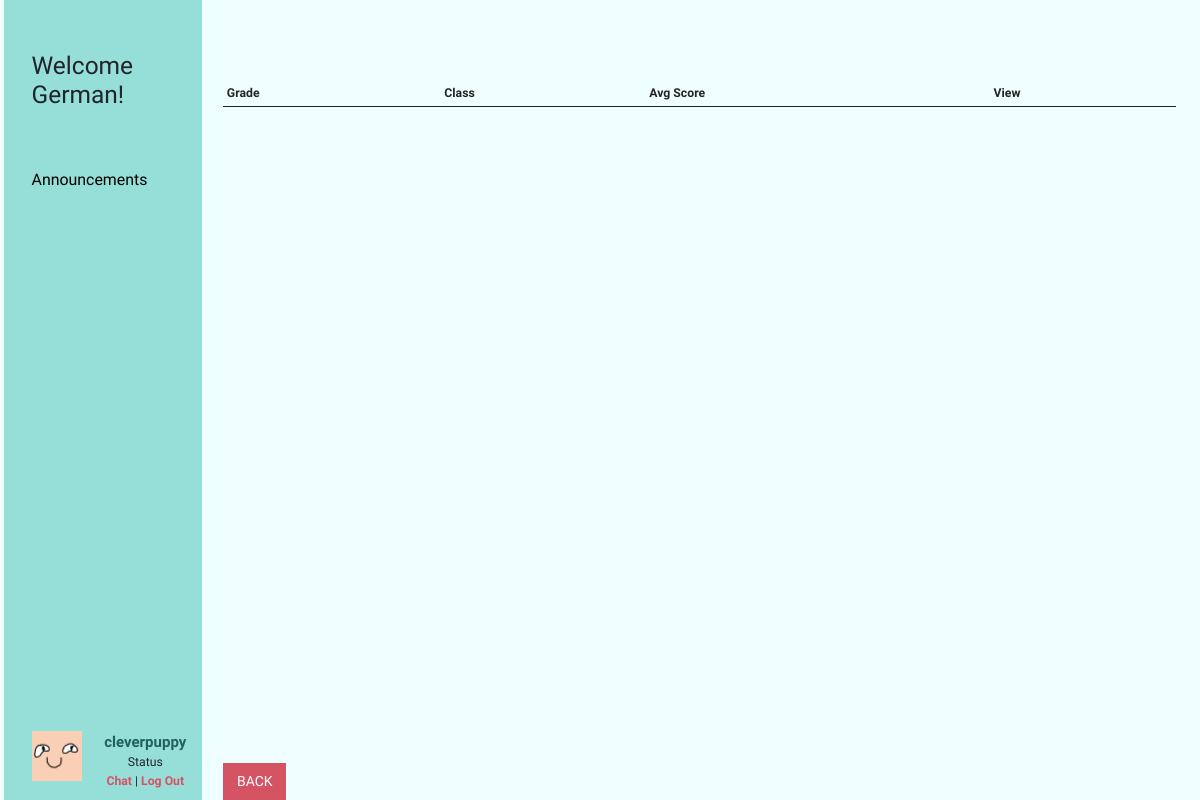
Page /platform/classesProgress.php (signed in) on the earlier database version.
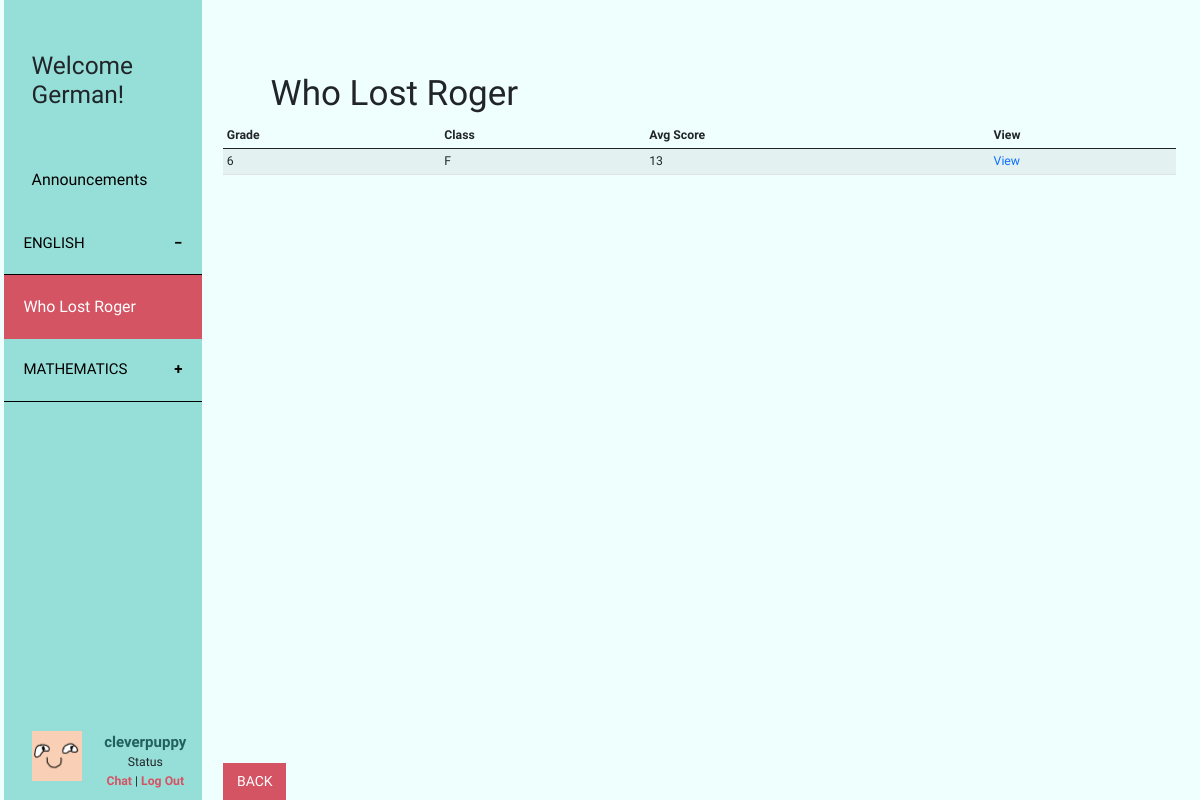
Same page on the later database version.
### tables this page shows
CREATE TABLE `game` (
  `id` int(10) UNSIGNED NOT NULL,
  `name` varchar(50) NOT NULL,
  `subject` varchar(50) NOT NULL,
  `description` longtext NOT NULL,
  `genre` text NOT NULL,
  `grade` int(11) NOT NULL,
  `status` int(11) NOT NULL
);

### platform/includes/checkLoginStatusForBoth.php (called while the page is built, shortened)
<?php
if (isset($_SESSION['student'])) {
    $user = $_SESSION['student'];
}elseif(isset($_SESSION['teacher'])){
    $user = $_SESSION['teacher'];
    $status = "teacher";
} else {
    header('Location: index.php');
}
?>

### platform/includes/dbGame.php (called while the page is built, shortened)
<?php
require_once 'dbFunction.php';
function getAllGame($orderBy = "") {
    $orderBy = strlen($orderBy) > 0 ? "ORDER BY {$orderBy}" : "";
    return getGameBySql("SELECT * FROM {$GLOBALS['table_game']} WHERE status = 0 {$orderBy}");
}
function getByIdGame($id = 0) {
    $result_array = getGameBySql("SELECT * FROM {$GLOBALS['table_game']} WHERE {$GLOBALS['pk_game']}= {$id} AND status = 0 LIMIT 1 ");
    return !empty($result_array) ? array_shift($result_array) : false;
}
function getGameBySql($sql = "") {
    $resultSet = query($sql);
    $resultArray = array();
    while ($row = fetch_array($resultSet)) {
        $resultArray[] = $row;
    }
    return $resultArray;
}
?>

### platform/includes/dbFunction.php (called while the page is built, shortened)
<?php
function query($sql) {
    global $connection;
    $result = mysqli_query($connection, $sql);
    return $result;
}
function fetch_array($result_set) {
    return mysqli_fetch_array($result_set);
}
?>

### platform/includes/dbWhoLostRoger.php (called while the page is built, shortened)
<?php
function getRogerBySql($sql = "") {
    $resultSet = query($sql);
    $resultArray = array();
    while ($row = fetch_array($resultSet)) {
        $resultArray[] = $row;
    }
    return $resultArray;
}
function getProgressByClass($school = "") {
    $whereBySchool = strlen($school) > 0 ? " AND s.school = {$school}" : "";
    $result_array = getRogerBySql("SELECT AVG(score) as 'averageScore', grade, class FROM {$GLOBALS['table_whoLostRoger']} as sp , {$GLOBALS['table_student']} as s  WHERE sp.studentid = s.id {$whereBySchool}  AND s.status = 0 group by s.grade, s.class ");
    return $result_array;
}

### platform/classesProgress.php (the view, shortened to what the changed rows need)
<?php
include_once 'includes/checkLoginStatusForBoth.php';
include_once 'includes/dbGame.php';
$gameId = isset($_GET['gameId']) ? $_GET['gameId'] : "1";
$gameInfo = getByIdGame($gameId);
if($gameInfo == ""){
    $gameInfo = getByIdGame(1);
    $gameId = 1;
}
$gameName = $gameInfo['name'];
$classRecords = [];
if($gameId == 1){
    include_once 'includes/dbWhoLostRoger.php';
    $classRecords = getProgressByClass($user['school']);
}
?>
<!doctype html>
<html lang="en">
<head>
    <?php
    include 'css.php';
    ?>
</head>
<body>
<div class="container-fluid">
    <div class="row">
        <?php
        include_once("sideBar.php");
        ?>
        <div role="main" class="main col-md-9 ml-sm-auto col-lg-10 px-4">
            <div class="row" id="gameName">
                <h1><?=$gameName?></h1>
            </div>
            <div class="table-responsive">
                <table class="table table-striped table-sm">
                    <thead>
                    <tr>
                        <th>Grade</th>
                        <th>Class</th>
                        <th>Avg Score</th>
                        <th>View</th>
                    </tr>
                    </thead>
                    <tbody id="tableBodyStudentProgressByClass">
                    <?php
                    foreach ($classRecords as $class => $record){
                        echo "<tr>";
                        echo "<td>";
                        echo $record['grade'];
                        echo "</td>";
                        echo "<td>";
                        echo $record['class'];
                        echo "</td>";
                        echo "<td>";
                        echo round($record['averageScore'], 2, PHP_ROUND_HALF_UP);
                        echo "</td>";
                        echo "<td><a href= 'studentsProgress.php?grade={$record['grade']}&class={$record['class']}&gameId={$gameId}'>";
                        echo "View</a></td>";
                        echo "</tr>";
                    }
                    ?>
                    </tbody>
                </table>
            </div>
        </div>
    </div>
</div>
</body>
</html>

### platform/sideBar.php (shortened to what the changed rows need)
<?php
include_once "includes/dbGame.php";
$games = getAllGame('subject');
?>
<nav class="col-md-2 d-none d-md-block" style="background-color: #96DFD8; padding: 0px">
    <div class="sidebar-sticky">
        <ul>
            <h2>Welcome <?= $user['firstname']; ?>!</h2>
        </ul>
        <a href="announcements.php" id="sidebar-button"><ul class="sidebar-button-ul">Announcements</ul></a>
        <?php
        $subject = "";
        foreach($games as $row => $rowDetails ){
            if($rowDetails['subject'] != $subject){
                if(isset($gameId) && $gameId == $rowDetails['id']){
                    echo "<button id='game" .$rowDetails['id']. "' class='collapsible active'>{$rowDetails['subject']}</button>";
                }else{
                    echo "<button class='collapsible'>{$rowDetails['subject']}</button>";
                }
            }
            if(isset($gameId) && $gameId == $rowDetails['id']){
                echo '<div class="content sidebar-button-collapsible" style="padding: 10%; max-height:20%;" onclick="selected(this)">';
                echo "<a href='gameInfo.php?gameId={$rowDetails['id']}' style='color: white;'>{$rowDetails['name']}</a>";
                echo '</div>';
            }else{
                echo '<div class="content" onclick="selected(this)">';
                echo "<a href='gameInfo.php?gameId={$rowDetails['id']}' class='btn contentbtn'>{$rowDetails['name']}</a>";
                echo '</div>';
            }
        }
        ?>
        <ul>
            <div class="row bottom-navbar">
            </div>
        </ul>
    </div>
</nav>

Differences in the rows shown:
now on this page (row edited): game: subject "ENGLISH", name "Who Lost Roger"
now on this page (row edited): game: subject "MATHEMATICS"
Other differences:
new list line: "6 F 13 View"
